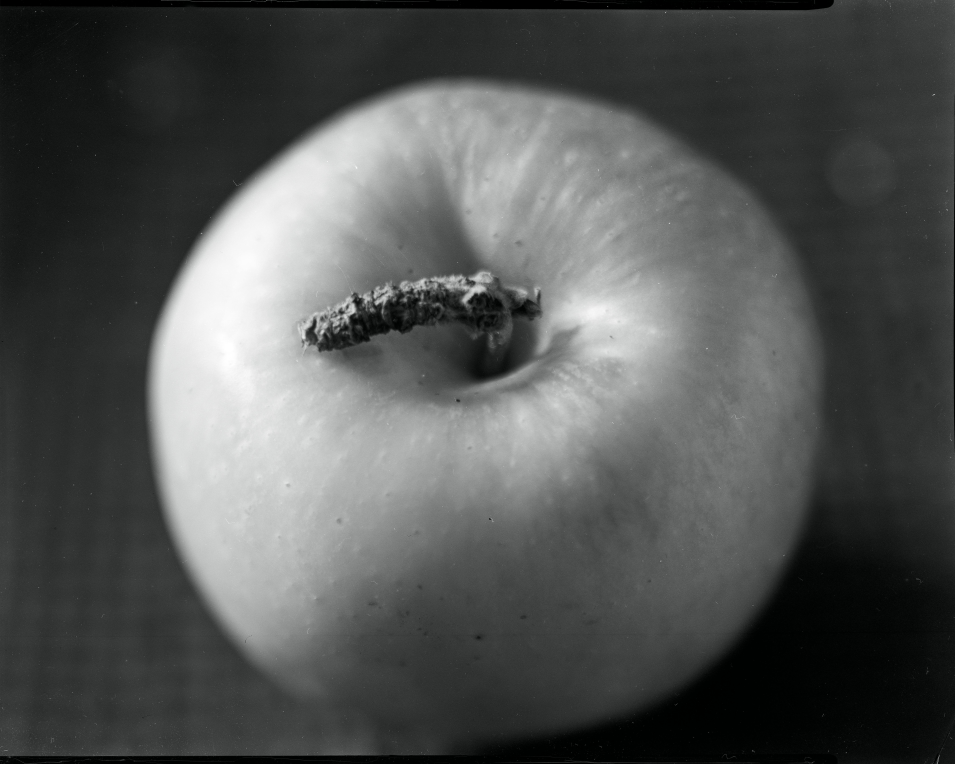
#> input picture apple.jpg, 6684 x 5347 px (shown at 1/7 size)
$ jupyter execute assignment2.ipynb
#> lines starting #> are read from the running program, lines starting #| are printed output that depends on the picture; after the words box and inside, x2 and y2 are one past the last pixel; in counts of white or black regions, pixels touching at a corner belong together
[cell 1]
import numpy as np
import cv2
import os
import matplotlib.pyplot as plt
from collections import deque

[cell 2]
def show_image(title, image):
#> called with title = 'Original Synthetic Image'
    plt.figure(figsize=(5,5))
    plt.imshow(image, cmap='gray')
    plt.title(title)
    plt.axis('off')
    plt.show()
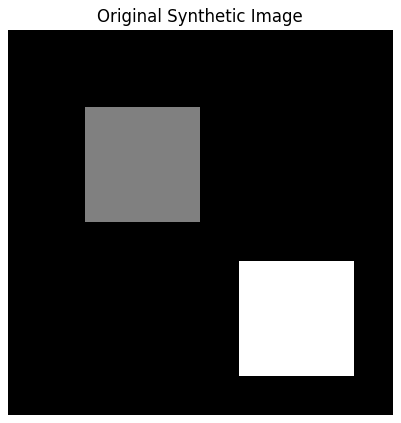
#> figure drawn by matplotlib, 1 panel

[cell 3]
output_dir = "results"
if not os.path.exists(output_dir):
    os.makedirs(output_dir)

Create synthetic image

[cell 4]
def create_synthetic_image():
    img = np.zeros((100, 100), dtype=np.uint8)
    img[20:50, 20:50] = 100   # Object 1
    img[60:90, 60:90] = 200   # Object 2
    return img

img = create_synthetic_image()
show_image("Original Synthetic Image", img)
cv2.imwrite(f"{output_dir}/synthetic_image.png", img)
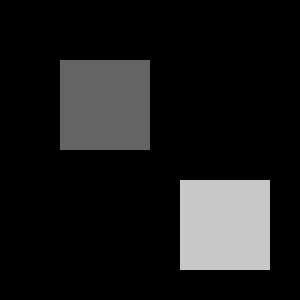
#> saved as synthetic_image.png: shape (100, 100) (shown 3 times larger); min 0, max 200, mean 27

Add Gaussian noise

[cell 5]
def add_gaussian_noise(image, mean=0, sigma=10):
    gauss = np.random.normal(mean, sigma, image.shape).astype(np.float32)
    noisy = image.astype(np.float32) + gauss
    noisy = np.clip(noisy, 0, 255).astype(np.uint8)
    return noisy

noisy_img = add_gaussian_noise(img)
show_image("Noisy Image", noisy_img)
#> call 2 of show_image, with title = 'Noisy Image'
#> in show_image (call 2), `plt.show()`:
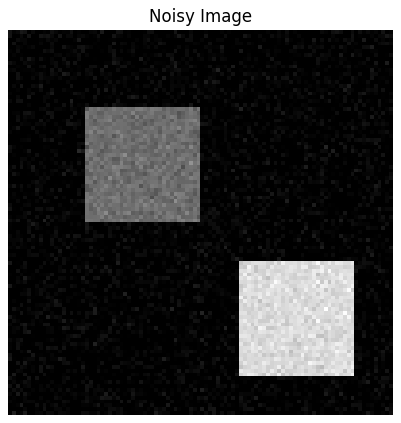
#> figure drawn by matplotlib, 1 panel
cv2.imwrite(f"{output_dir}/noisy_image.png", noisy_img)

Otsu's Thresholding

[cell 6]
def otsu_threshold(image):
    _, thresh_img = cv2.threshold(image, 0, 255, cv2.THRESH_BINARY + cv2.THRESH_OTSU)
    return thresh_img

otsu_img = otsu_threshold(noisy_img)
show_image("Otsu Thresholding Result", otsu_img)
#> call 3 of show_image, with title = 'Otsu Thresholding Result'
#> in show_image (call 3), `plt.show()`:
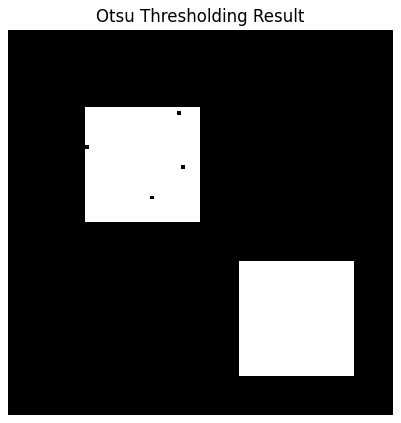
#> figure drawn by matplotlib, 1 panel
cv2.imwrite(f"{output_dir}/otsu_result.png", otsu_img)
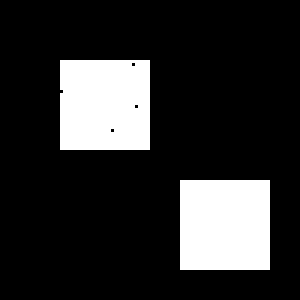
#> saved as otsu_result.png: shape (100, 100) (shown 3 times larger); 18% white; 2 white regions, box (x1, y1, x2, y2) and area: (60, 60, 90, 90) 900, (20, 20, 50, 50) 896

Region Growing

[cell 7]
import numpy as np
import cv2
import os
import matplotlib.pyplot as plt
from collections import deque

[cell 8]
import os
import cv2


img_path = os.path.join( "apple.jpg")


img = cv2.imread(img_path, cv2.IMREAD_GRAYSCALE)
#> img: shape (5347, 6684); min 0, max 255, mean 83.5


if img is None:
    raise FileNotFoundError(f"Image not found at {img_path}")


height, width = img.shape
#> height = 5347; width = 6684
print(f"Image dimensions: Width = {width} px, Height = {height} px")
#| Image dimensions: Width = 6684 px, Height = 5347 px

[cell 9]
def region_growing(image, seed, threshold=20):
#> called with seed = (3490, 2187), threshold = 25
    h, w = image.shape
#> h = 5347; w = 6684
    visited = np.zeros_like(image, dtype=np.uint8)
    region = np.zeros_like(image, dtype=np.uint8)

    seed_val = int(image[seed])
#> seed_val = 195
    queue = deque([seed])
    visited[seed] = 1
    region[seed] = 255

    while queue:
        y, x = queue.popleft()
        for dy in [-1, 0, 1]:
            for dx in [-1, 0, 1]:
                ny, nx = y + dy, x + dx
                if 0 <= ny < h and 0 <= nx < w and not visited[ny, nx]:
                    pixel_val = int(image[ny, nx])
                    if abs(pixel_val - seed_val) <= threshold:
                        queue.append((ny, nx))
                        visited[ny, nx] = 1
                        region[ny, nx] = 255
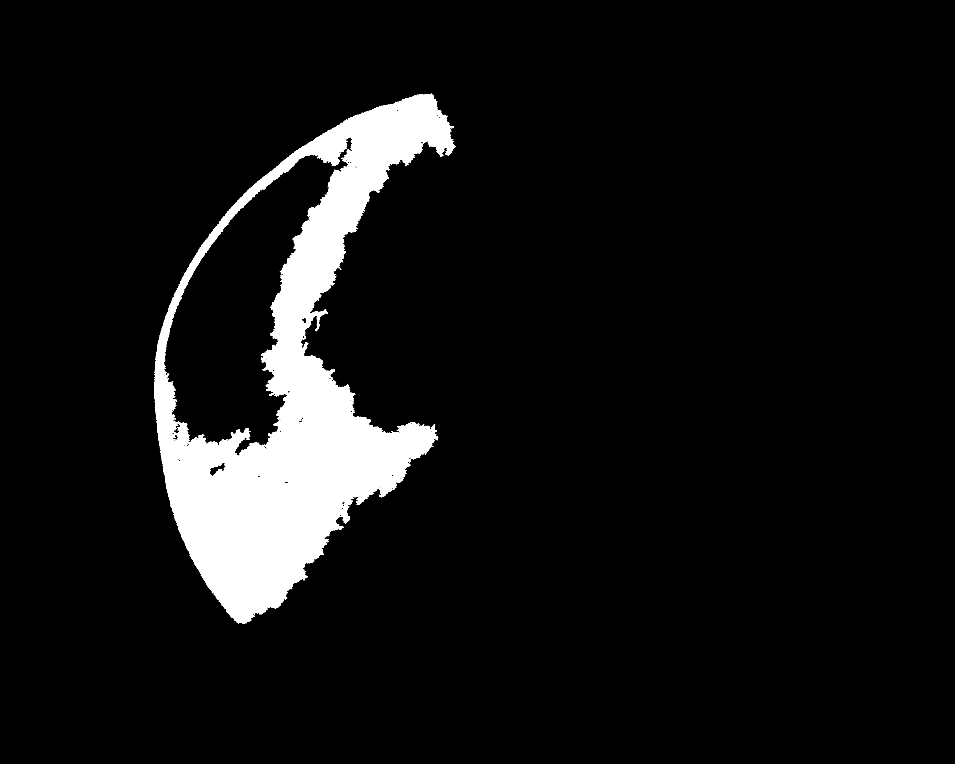
#> region: shape (5347, 6684) (shown at 1/7 size); 6.8% white; 1 white region, box (x1, y1, x2, y2) and area: (1079, 656, 3191, 4364) 2414362

    return region

[cell 10]
seed_point = (3490, 2187)  # (x, y)


segmented = region_growing(img, seed=seed_point, threshold=25)

[cell 11]
plt.figure(figsize=(14, 6))

plt.subplot(1, 2, 1)
plt.imshow(img, cmap='gray')
plt.scatter(seed_point[1], seed_point[0], color='red', marker='x', s=100, label='Seed Point')
plt.title("Original Image with Seed Point")
plt.axis('off')
plt.legend()


plt.subplot(1, 2, 2)
plt.imshow(segmented, cmap='gray')
plt.title("Region Grown from Seed")
plt.axis('off')

plt.tight_layout()
plt.show()
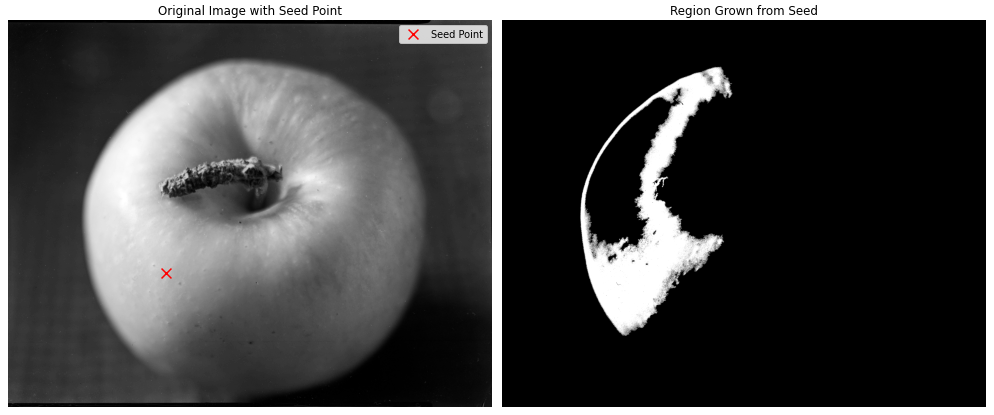
#> figure drawn by matplotlib, 2 panels

[cell 12]
import os

output_dir = "results"
os.makedirs(output_dir, exist_ok=True)

cv2.imwrite(f"{output_dir}/region_growing.png", segmented)
#> Out = True
